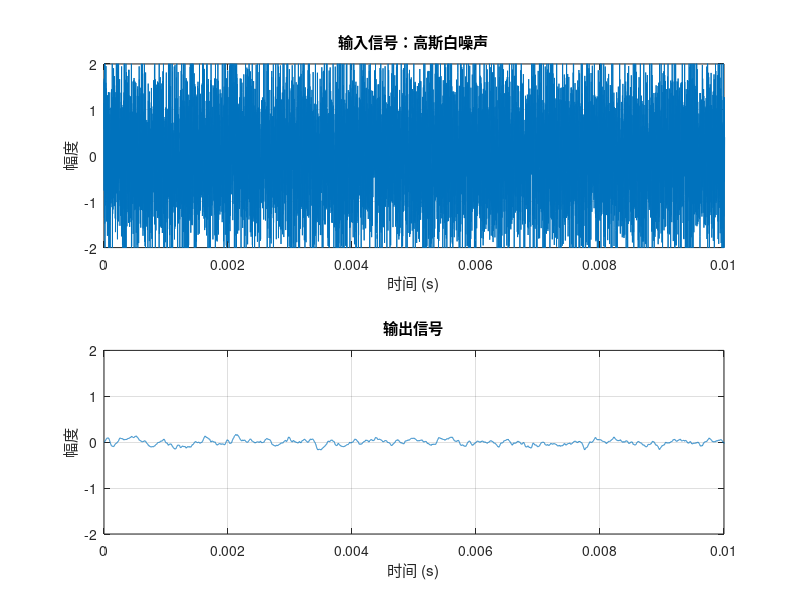
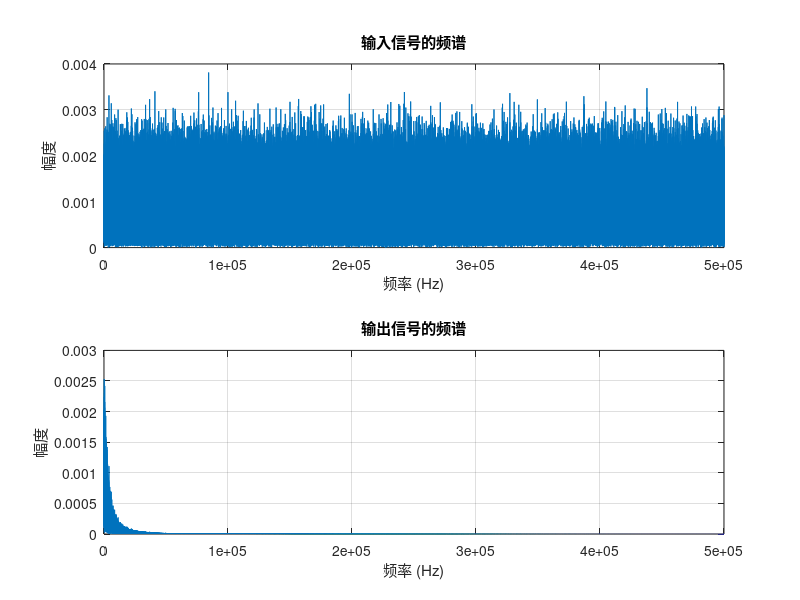
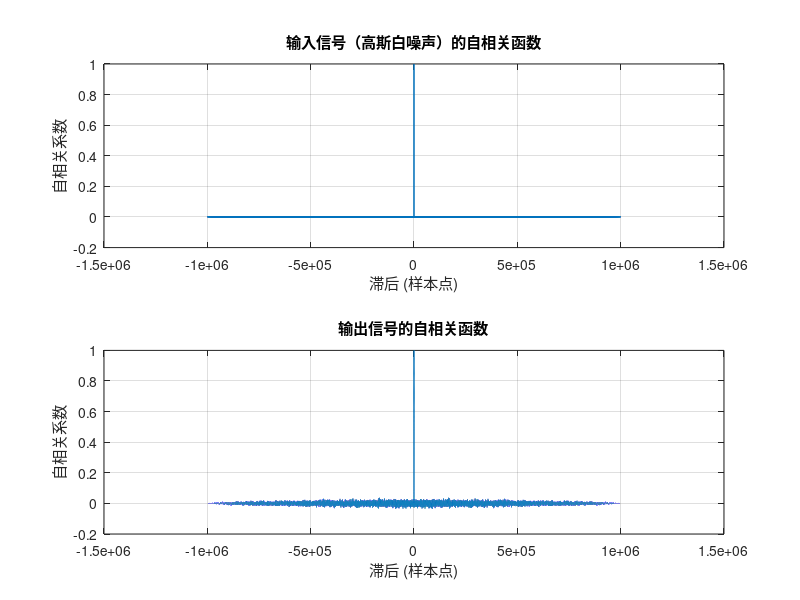

The MATLAB source for these figures, in order: (Note: this script raises an error after producing the figures.)
clear; clc; close all;
% 参数设置  
Fs = 100e4;           % 采样频率 (Hz)  
T = 1/Fs;             % 采样周期 (s)  
t_sim = 0:T:1;        % 仿真时间向量，从0到1秒  
N = length(t_sim);    % 仿真点数  

% 高斯白噪声参数  
mu = 0;               % 均值  
sigma = 1;            % 标准差  

% 滤波器参数  
Fc = 4e3;             % 截止频率 4kHz  
omega0 = 2*pi*Fc;     % 滤波器自然频率，对应截止频率为4kHz  
% 对于RC低通滤波器，omega0 = 1/(RC)，这里采用已知的omega0计算公式

% 生成高斯白噪声信号  
u = mu + sigma*randn(1, N);  

% 设计滤波器  
num = [omega0^2];  
den = [1 3*omega0 omega0^2];  
H = tf(num, den);  

% 计算滤波器输出响应  
[y, t_out] = lsim(H, u, t_sim);  

% 计算输入输出信号的统计特性  
mean_u = mean(u);  
mean_y = mean(y);  
var_u = var(u);  
var_y = var(y);  
rms_u = rms(u); % 均方根值，也等于标准差（对于零均值信号）  
rms_y = rms(y);  

% 显示统计特性  
fprintf('输入信号均值: %f\n', mean_u);  
fprintf('输出信号均值: %f\n', mean_y);  
fprintf('输入信号方差: %f\n', var_u);  
fprintf('输出信号方差: %f\n', var_y);  
fprintf('输入信号均方根值: %f\n', rms_u);  
fprintf('输出信号均方根值: %f\n', rms_y);  

% 计算并绘制自相关函数  
[r_u, lags_u] = xcorr(u, 'coeff', N); % 输入信号的自相关函数  
[r_y, lags_y] = xcorr(y, 'coeff', N); % 输出信号的自相关函数  

% 绘制时域波形
figure;  % 创建新图形窗口
subplot(2,1,1);  % 2行1列的第一个子图
plot(t_sim, u);  % 绘制输入信号的时域波形
axis([0 0.01 -2 2]);
title('输入信号：高斯白噪声');  % 设置标题
xlabel('时间 (s)');  % 设置x轴标签
ylabel('幅度');  % 设置y轴标签
grid on;  % 打开网格

subplot(2,1,2);  % 2行1列的第二个子图
plot(t_out, y);  % 绘制输出信号的时域波形
axis([0 0.01 -2 2]);
title('输出信号');  % 设置标题
xlabel('时间 (s)');  % 设置x轴标签
ylabel('幅度');  % 设置y轴标签
grid on;  % 打开网格

% 绘制频谱图
figure;  % 创建新图形窗口
NFFT = length(u); % 用于FFT的点数，等于输入信号的长度
f = Fs*(0:(NFFT/2))/NFFT; % 频率向量，用于绘制频谱图

U = fft(u, NFFT); % 输入信号的FFT
Y = fft(y, NFFT); % 输出信号的FFT

subplot(2,1,1);  % 2行1列的第一个子图
plot(f, abs(U(1:NFFT/2+1))/NFFT); % 绘制输入信号的频谱
title('输入信号的频谱');  % 设置标题
xlabel('频率 (Hz)');  % 设置x轴标签
ylabel('幅度');  % 设置y轴标签
grid on;  % 打开网格

subplot(2,1,2);  % 2行1列的第二个子图
plot(f, abs(Y(1:NFFT/2+1))/NFFT); % 绘制输出信号的频谱
title('输出信号的频谱');  % 设置标题
xlabel('频率 (Hz)');  % 设置x轴标签
ylabel('幅度');  % 设置y轴标签
grid on;  % 打开网格

% 绘制自相关函数图  
figure;  
subplot(2,1,1);  
plot(lags_u, r_u);  
title('输入信号（高斯白噪声）的自相关函数');  
xlabel('滞后 (样本点)');  
ylabel('自相关系数');  
grid on;  
  
subplot(2,1,2);  
plot(lags_y, r_y);  
title('输出信号的自相关函数');  
xlabel('滞后 (样本点)');  
ylabel('自相关系数');  
grid on;  
  
% 计算并绘制功率谱密度  
figure;  
Pxx_u = pwelch(u, [], [], [], Fs); % 输入信号的功率谱密度  
Pxx_y = pwelch(y, [], [], [], Fs); % 输出信号的功率谱密度  
  
% 绘制功率谱密度图  
subplot(2,1,1);  
plot(10*log10(Pxx_u));  
title('输入信号（高斯白噪声）的功率谱密度');  
xlabel('频率 (Hz)');  
ylabel('功率谱密度 (dB/Hz)');  
grid on;  
  
subplot(2,1,2);  
plot(10*log10(Pxx_y));  
xlim([0 1e4]); % 限制 x 轴范围在 0 到 10万 Hz
title('输出信号的功率谱密度');  
xlabel('频率 (Hz)');  
ylabel('功率谱密度 (dB/Hz)');  
grid on;